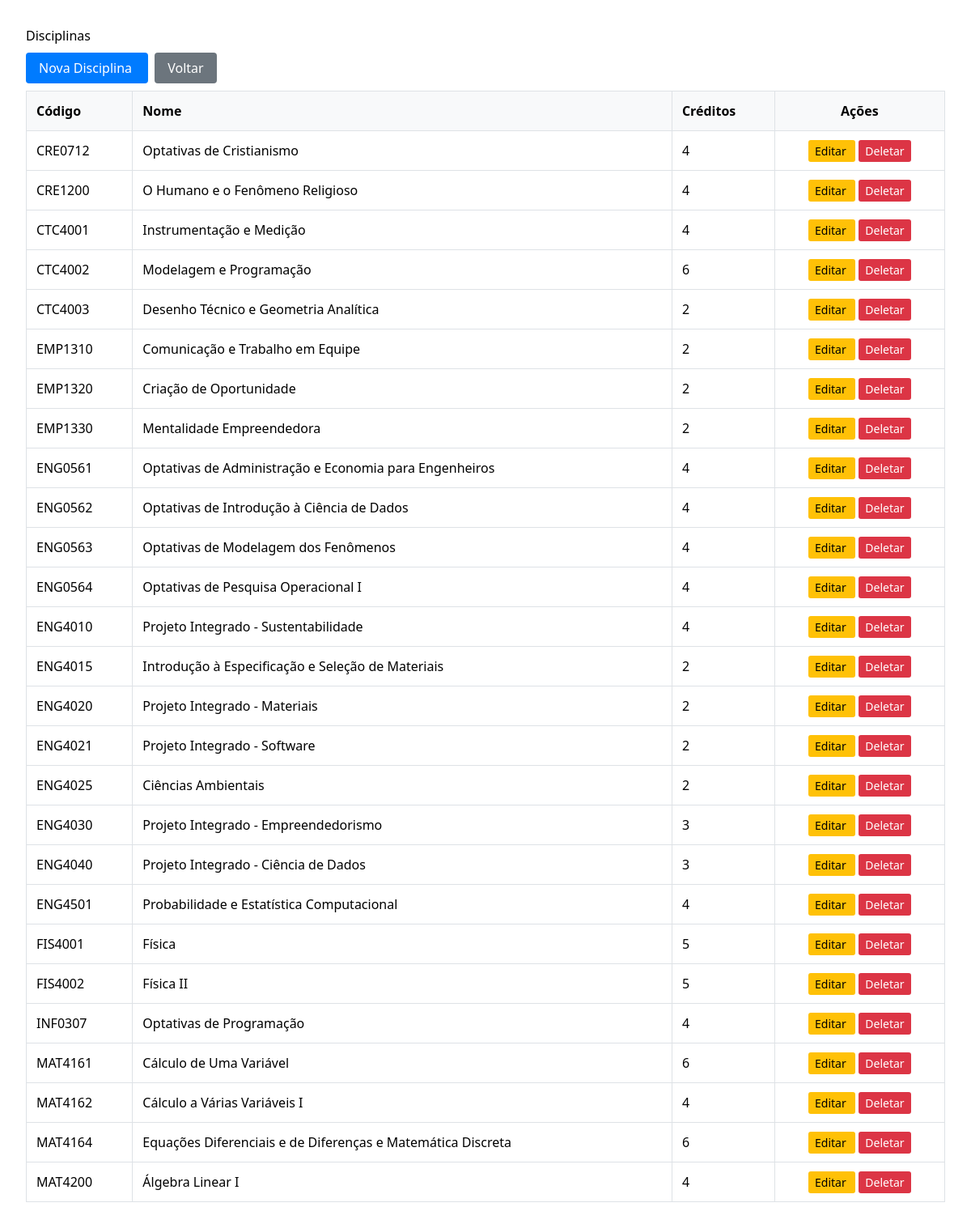
Page /disciplinas/ (signed in) on the earlier database version.
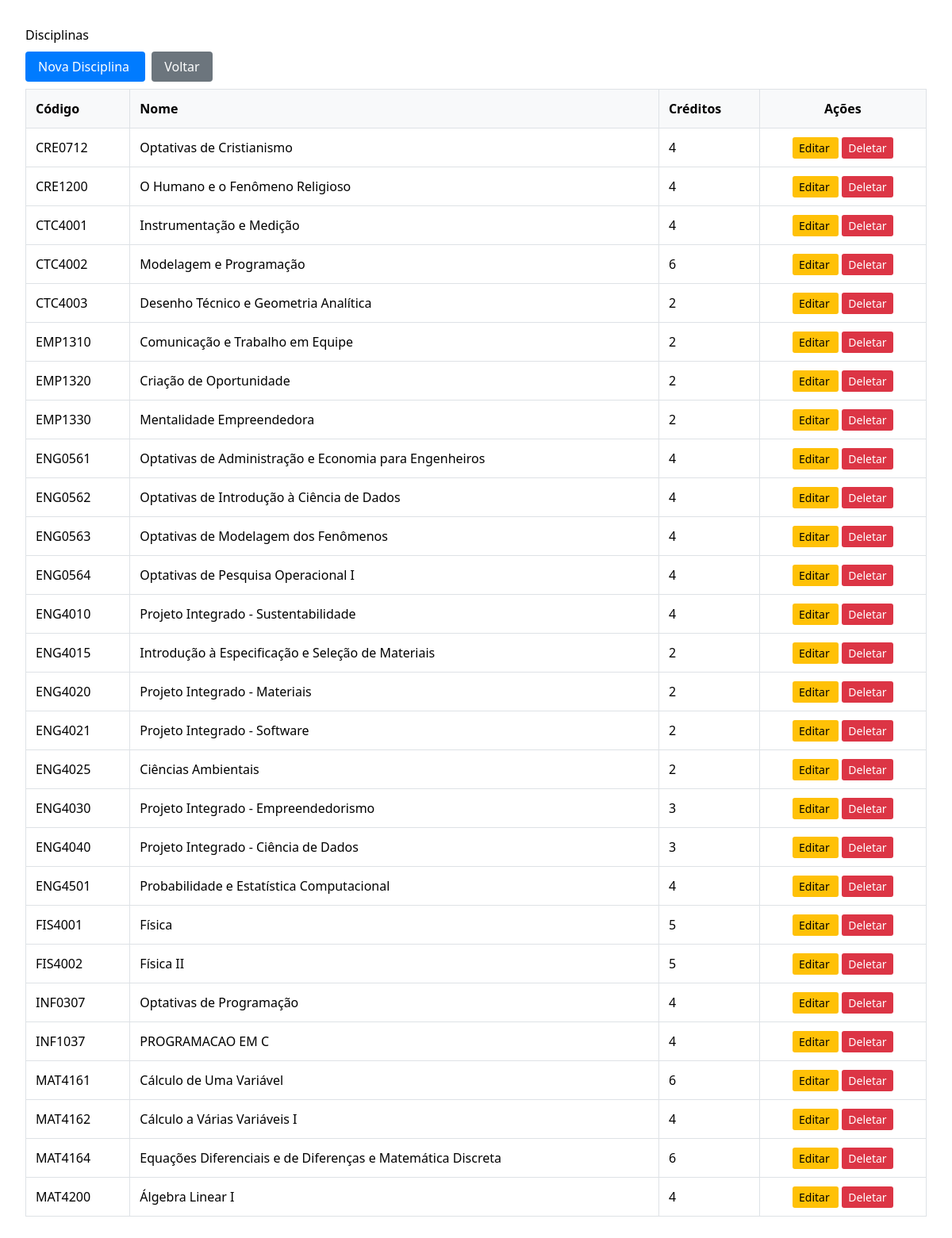
Same page on the later database version.
### appPUC_Planner/models.py (models this page shows, shortened)
class Course(models.Model):
	code = models.CharField("código", max_length=20, unique=True)
	name = models.CharField("nome", max_length=200)
	cursos = models.ManyToManyField(
		Curso,
		through="CursoDisciplina",
		related_name="disciplinas",
		blank=True,
		help_text="Selecione todos os cursos que incluem esta disciplina."
	)
	prerequisites = models.CharField(
		"pré-requisitos",
		max_length=500,
		blank=True,
		help_text="Códigos separados por vírgula, ex: 'MAT 4162, ENG 4010'",
	)
	corequisites = models.CharField(
		"co-requisitos",
		max_length=500,
		blank=True,
		help_text="Códigos separados por vírgula para co-requisitos, ex: 'CTC 4001, CTC 4002'",
	)
	credits = models.PositiveSmallIntegerField("créditos", default=0)
	syllabus_url = models.URLField(
		"link da ementa",
		blank=True,
		help_text="URL para a ementa oficial da disciplina.",
	)
	class Meta:
		verbose_name = "Disciplina"
		verbose_name_plural = "Disciplinas"
		ordering = ["code"]

### hello_world/core/views.py (the view)
# urls.py: path("disciplinas/", core_views.course_list, name="course_list"),
@login_required
def course_list(request):
    courses = Course.objects.all()
    return render(request, "courses/course_list.html", {"courses": courses})

### hello_world/templates/courses/course_list.html (shortened to what this page needs)
{% extends "base.html" %}
{% block content %}
<div style="padding: 2rem; max-width: 1200px; margin: 0 auto;">
    <h1>Disciplinas</h1>
    <div style="margin: 1rem 0;">
        <a href="{% url 'course_create' %}" style="padding: 0.5rem 1rem; background: #007bff; color: white; text-decoration: none; border-radius: 4px;">
            Nova Disciplina
        </a>
        <a href="{% url 'home' %}" style="padding: 0.5rem 1rem; background: #6c757d; color: white; text-decoration: none; border-radius: 4px; margin-left: 0.5rem;">
            Voltar
        </a>
    </div>
    {% if courses %}
        <table style="width: 100%; border-collapse: collapse; margin-top: 1rem;">
            <thead>
                <tr style="background: #f8f9fa;">
                    <th style="padding: 0.75rem; border: 1px solid #dee2e6; text-align: left;">Código</th>
                    <th style="padding: 0.75rem; border: 1px solid #dee2e6; text-align: left;">Nome</th>
                    <th style="padding: 0.75rem; border: 1px solid #dee2e6; text-align: left;">Créditos</th>
                    <th style="padding: 0.75rem; border: 1px solid #dee2e6; text-align: center;">Ações</th>
                </tr>
            </thead>
            <tbody>
                {% for course in courses %}
                    <tr>
                        <td style="padding: 0.75rem; border: 1px solid #dee2e6;">{{ course.code }}</td>
                        <td style="padding: 0.75rem; border: 1px solid #dee2e6;">{{ course.name }}</td>
                        <td style="padding: 0.75rem; border: 1px solid #dee2e6;">{{ course.credits }}</td>
                        <td style="padding: 0.75rem; border: 1px solid #dee2e6; text-align: center;">
                            <a href="{% url 'course_update' course.pk %}" style="padding: 0.25rem 0.5rem; background: #ffc107; color: black; text-decoration: none; border-radius: 3px; font-size: 0.875rem;">
                                Editar
                            </a>
                            <a href="{% url 'course_delete' course.pk %}" style="padding: 0.25rem 0.5rem; background: #dc3545; color: white; text-decoration: none; border-radius: 3px; font-size: 0.875rem; margin-left: 0.25rem;">
                                Deletar
                            </a>
                        </td>
                    </tr>
                {% endfor %}
            </tbody>
        </table>
    {% else %}
        <p style="margin-top: 2rem; color: #6c757d;">Nenhuma disciplina cadastrada.</p>
    {% endif %}
</div>
{% endblock %}

Differences in the rows shown:
added Course: code "INF1037", name "PROGRAMACAO EM C", credits "4"
